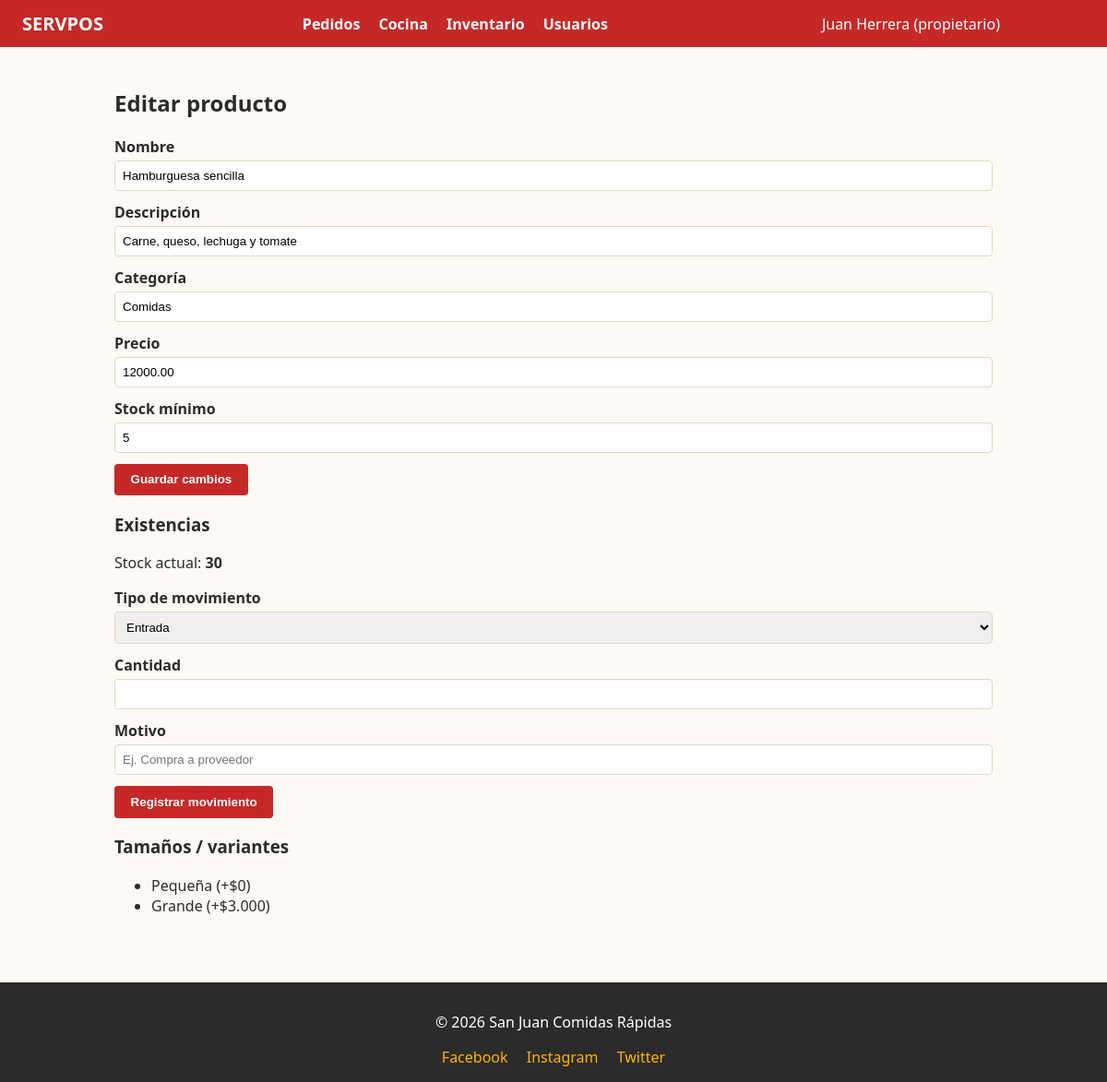
The page /index.php?ruta=productos_editar&id=1 (signed in) on the database its author committed.
### tables this page shows
CREATE TABLE productos (
    id INT AUTO_INCREMENT PRIMARY KEY,
    nombre VARCHAR(120) NOT NULL,
    descripcion VARCHAR(255) NULL,
    categoria VARCHAR(60) NULL,
    precio DECIMAL(10,2) NOT NULL,
    stock_actual INT NOT NULL DEFAULT 0,
    stock_minimo INT NOT NULL DEFAULT 5,
    activo TINYINT(1) NOT NULL DEFAULT 1,
    creado_en DATETIME NOT NULL DEFAULT CURRENT_TIMESTAMP,
    CONSTRAINT chk_stock_actual CHECK (stock_actual >= 0),
    CONSTRAINT chk_stock_minimo CHECK (stock_minimo >= 0)
);

CREATE TABLE variantes_producto (
    id INT AUTO_INCREMENT PRIMARY KEY,
    producto_id INT NOT NULL,
    nombre VARCHAR(60) NOT NULL,
    precio_adicional DECIMAL(10,2) NOT NULL DEFAULT 0,
    CONSTRAINT fk_variante_producto FOREIGN KEY (producto_id) REFERENCES productos(id) ON DELETE RESTRICT
);

### controllers/ProductoController.php (called while the page is built, shortened)
<?php
require_once __DIR__ . '/../models/Producto.php';
require_once __DIR__ . '/../models/VarianteProducto.php';
class ProductoController
{
    public static function mostrarFormularioEditar(): void
    {
        $id = (int) ($_GET['id'] ?? 0);
        $producto = Producto::obtenerPorId($id);
        $variantes = VarianteProducto::obtenerPorProducto($id);
        require __DIR__ . '/../views/productos/editar.php';
    }
}

### models/Producto.php (called while the page is built, shortened)
<?php
class Producto
{
    public static function obtenerPorId(int $id): ?array
    {
        $pdo = obtenerConexion();
        $stmt = $pdo->prepare('SELECT * FROM productos WHERE id = :id');
        $stmt->execute(['id' => $id]);
        $fila = $stmt->fetch();
        return $fila ?: null;
    }
}

### models/VarianteProducto.php (called while the page is built, shortened)
<?php
class VarianteProducto
{
    public static function obtenerPorProducto(int $productoId): array
    {
        $pdo = obtenerConexion();
        $stmt = $pdo->prepare('SELECT * FROM variantes_producto WHERE producto_id = :producto_id ORDER BY precio_adicional');
        $stmt->execute(['producto_id' => $productoId]);
        return $stmt->fetchAll();
    }
}

### views/productos/editar.php (the view, shortened to what this page needs)
<?php require __DIR__ . '/../layout/header.php'; ?>
<h2>Editar producto</h2>
<form method="post" action="index.php?ruta=productos_editar">
    <label for="nombre">Nombre</label>
    <input type="text" id="nombre" name="nombre" value="<?= htmlspecialchars($producto['nombre']) ?>" required>
    <label for="descripcion">Descripción</label>
    <input type="text" id="descripcion" name="descripcion" value="<?= htmlspecialchars($producto['descripcion'] ?? '') ?>">
    <label for="categoria">Categoría</label>
    <input type="text" id="categoria" name="categoria" value="<?= htmlspecialchars($producto['categoria'] ?? '') ?>">
    <label for="precio">Precio</label>
    <input type="number" id="precio" name="precio" step="0.01" min="0.01" value="<?= htmlspecialchars((string) $producto['precio']) ?>" required>
    <label for="stock_minimo">Stock mínimo</label>
    <input type="number" id="stock_minimo" name="stock_minimo" min="0" value="<?= (int) $producto['stock_minimo'] ?>" required>
    <button type="submit">Guardar cambios</button>
</form>
<h3>Existencias</h3>
<p>Stock actual: <strong><?= (int) ($producto['stock_actual'] ?? 0) ?></strong></p>
<form method="post" action="index.php?ruta=productos_movimiento" class="formulario-movimiento">
    <label for="tipo">Tipo de movimiento</label>
    <select id="tipo" name="tipo" required>
        <option value="entrada">Entrada</option>
    </select>
    <label for="cantidad">Cantidad</label>
    <input type="number" id="cantidad" name="cantidad" min="1" required>
    <label for="motivo">Motivo</label>
    <input type="text" id="motivo" name="motivo" placeholder="Ej. Compra a proveedor">
    <button type="submit">Registrar movimiento</button>
</form>
<?php if (!empty($variantes)): ?>
    <h3>Tamaños / variantes</h3>
    <ul>
        <?php foreach ($variantes as $variante): ?>
            <li><?= htmlspecialchars($variante['nombre']) ?> (+$<?= number_format((float) $variante['precio_adicional'], 0, ',', '.') ?>)</li>
        <?php endforeach; ?>
    </ul>
<?php endif; ?>
<?php require __DIR__ . '/../layout/footer.php'; ?>

### public/css/style.css (style rules this page uses)
:root { --color-primario: #c62828; --color-secundario: #ffb300; --color-texto: #2b2b2b; --color-fondo: #fdfaf5; --color-borde: #e0d8c8; }
* { box-sizing: border-box; }
body { margin: 0; font-family: 'Segoe UI', Arial, sans-serif; color: var(--color-texto); background: var(--color-fondo); }
form label { display: block; margin-top: 0.75rem; font-weight: 600; }
form input, form select { width: 100%; padding: 0.5rem; margin-top: 0.25rem; border: 1px solid var(--color-borde); border-radius: 4px; }
button, .boton { display: inline-block; background: var(--color-primario); color: #fff; border: none; padding: 0.6rem 1.1rem; border-radius: 4px; cursor: pointer; font-weight: 600; text-decoration: none; margin-top: 0.75rem; }

### rows shown on the page
productos: nombre "Hamburguesa sencilla", descripcion "Carne, queso, lechuga y tomate", categoria "Comidas", precio "12000.00", stock_minimo "5", stock_actual "30"
variantes_producto: nombre "Pequeña", precio_adicional "0"
variantes_producto: nombre "Grande", precio_adicional "3.000"

### other values the page prints
$sesion['nombre'] "Juan Herrera"
$sesion['rol'] "propietario"
NOMBRE_EMPRESA "San Juan Comidas Rápidas"
